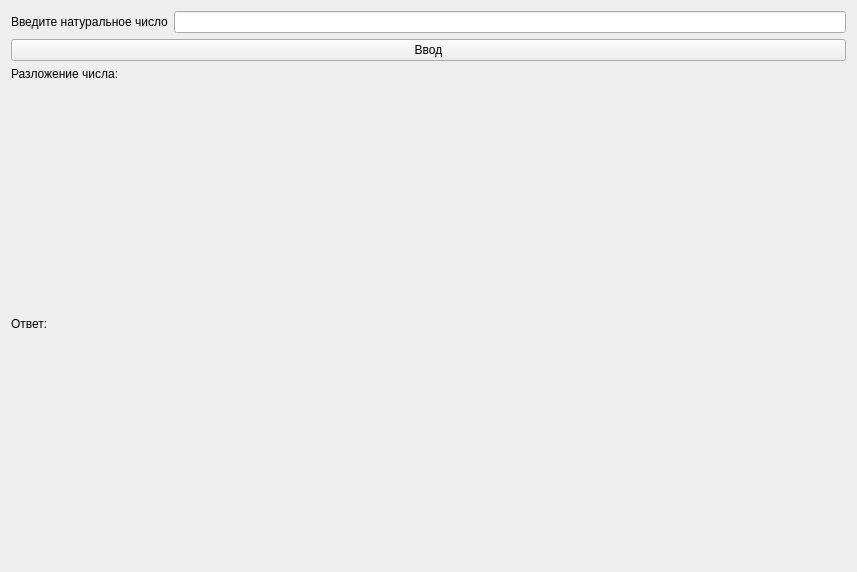
<?xml version="1.0" encoding="UTF-8"?>
<ui version="4.0">
 <class>PrimaryForm</class>
 <widget class="QWidget" name="PrimaryForm">
  <property name="geometry">
   <rect>
    <x>0</x>
    <y>0</y>
    <width>857</width>
    <height>572</height>
   </rect>
  </property>
  <property name="sizePolicy">
   <sizepolicy hsizetype="Expanding" vsizetype="MinimumExpanding">
    <horstretch>0</horstretch>
    <verstretch>0</verstretch>
   </sizepolicy>
  </property>
  <property name="windowTitle">
   <string>Form</string>
  </property>
  <layout class="QVBoxLayout" name="verticalLayout_3">
   <item>
    <layout class="QVBoxLayout" name="verticalLayout_2">
     <item>
      <layout class="QHBoxLayout" name="horizontalLayout">
       <item>
        <widget class="QLabel" name="label">
         <property name="sizePolicy">
          <sizepolicy hsizetype="Minimum" vsizetype="Preferred">
           <horstretch>0</horstretch>
           <verstretch>0</verstretch>
          </sizepolicy>
         </property>
         <property name="text">
          <string>Введите натуральное число</string>
         </property>
        </widget>
       </item>
       <item>
        <widget class="QLineEdit" name="enterNum"/>
       </item>
      </layout>
     </item>
     <item>
      <widget class="QPushButton" name="enterButton">
       <property name="text">
        <string>Ввод</string>
       </property>
      </widget>
     </item>
    </layout>
   </item>
   <item>
    <layout class="QVBoxLayout" name="verticalLayout">
     <item>
      <widget class="QLabel" name="label_2">
       <property name="sizePolicy">
        <sizepolicy hsizetype="Fixed" vsizetype="Fixed">
         <horstretch>0</horstretch>
         <verstretch>0</verstretch>
        </sizepolicy>
       </property>
       <property name="text">
        <string>Разложение числа:</string>
       </property>
      </widget>
     </item>
     <item>
      <widget class="QLabel" name="ans">
       <property name="text">
        <string>Ответ:</string>
       </property>
      </widget>
     </item>
    </layout>
   </item>
  </layout>
 </widget>
 <resources/>
 <connections/>
</ui>
